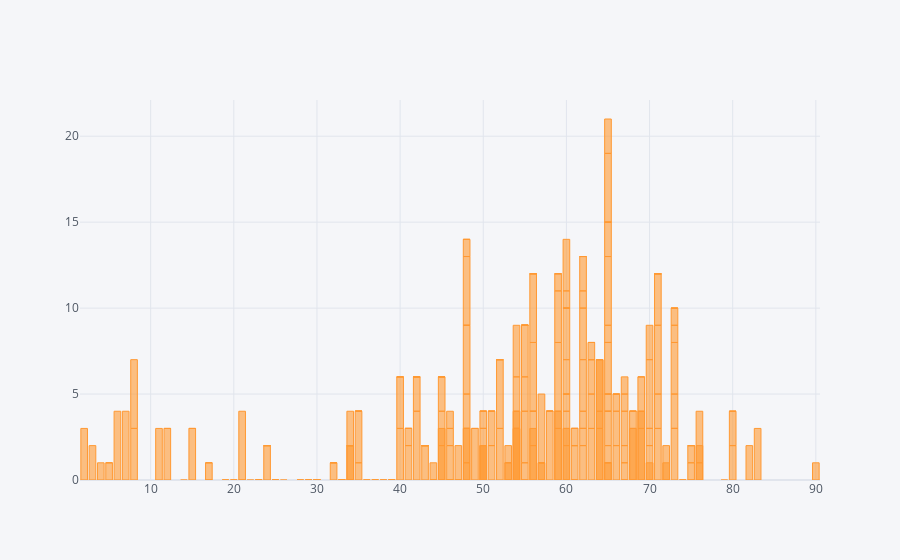

The notebook cell this image was saved under:
### Code cell
data1.iplot(kind='bar',x='age',y='al')

### Figure 1 — Plotly figure (JSON) as saved in the notebook; plotly's stock layout.template omitted (floating-point values rounded to 4 significant figures; data arrays with more than 128 entries replaced by an {"elided": "..."} marker saying what was removed)
{"data": [{"name": "al", "text": "", "y": {"elided": "400 mixed values"}, "marker": {"color": "rgba(255, 153, 51, 0.6)", "line": {"color": "rgba(255, 153, 51, 1.0)", "width": 1}}, "x": {"elided": "400 int values"}, "type": "bar", "orientation": "v"}], "layout": {"title": {"font": {"color": "#4D5663"}}, "paper_bgcolor": "#F5F6F9", "plot_bgcolor": "#F5F6F9", "yaxis": {"tickfont": {"color": "#4D5663"}, "zerolinecolor": "#E1E5ED", "title": {"text": "", "font": {"color": "#4D5663"}}, "gridcolor": "#E1E5ED", "showgrid": true}, "xaxis": {"tickfont": {"color": "#4D5663"}, "zerolinecolor": "#E1E5ED", "title": {"text": "", "font": {"color": "#4D5663"}}, "gridcolor": "#E1E5ED", "showgrid": true}, "legend": {"bgcolor": "#F5F6F9", "font": {"color": "#4D5663"}}}}
